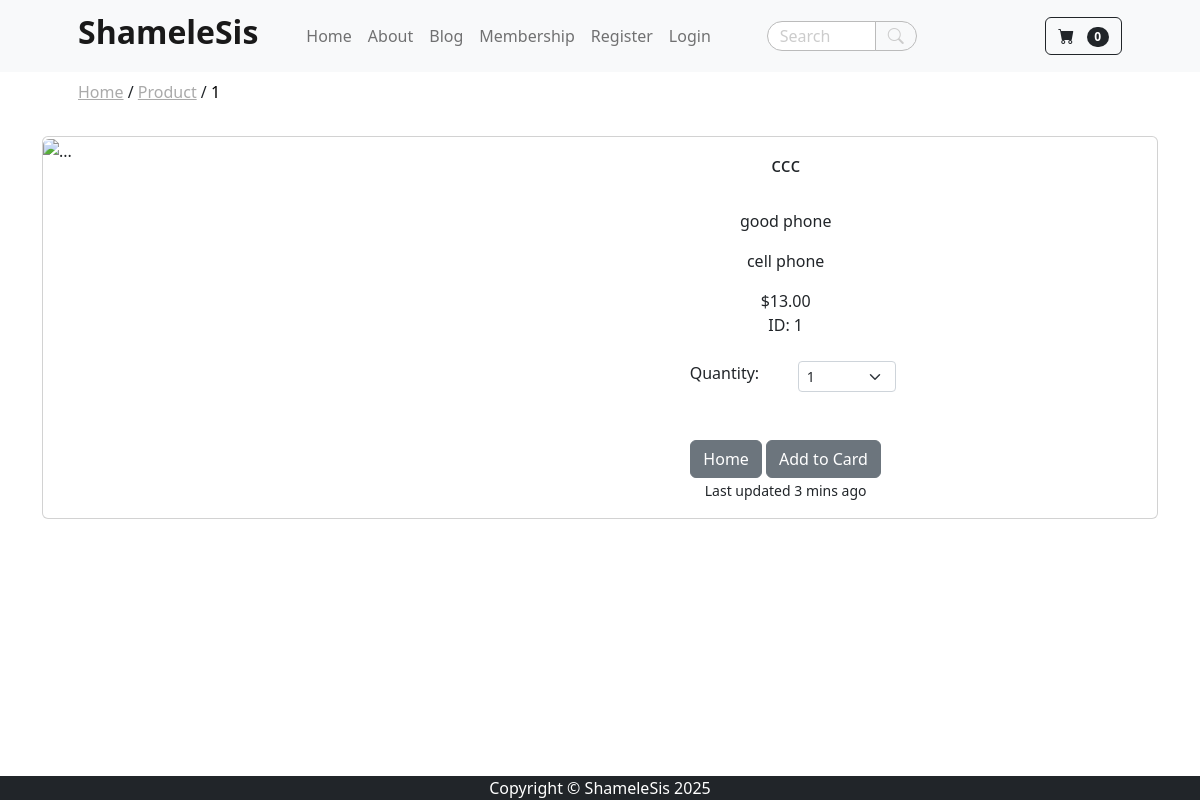
The app's page /product/1, older data.
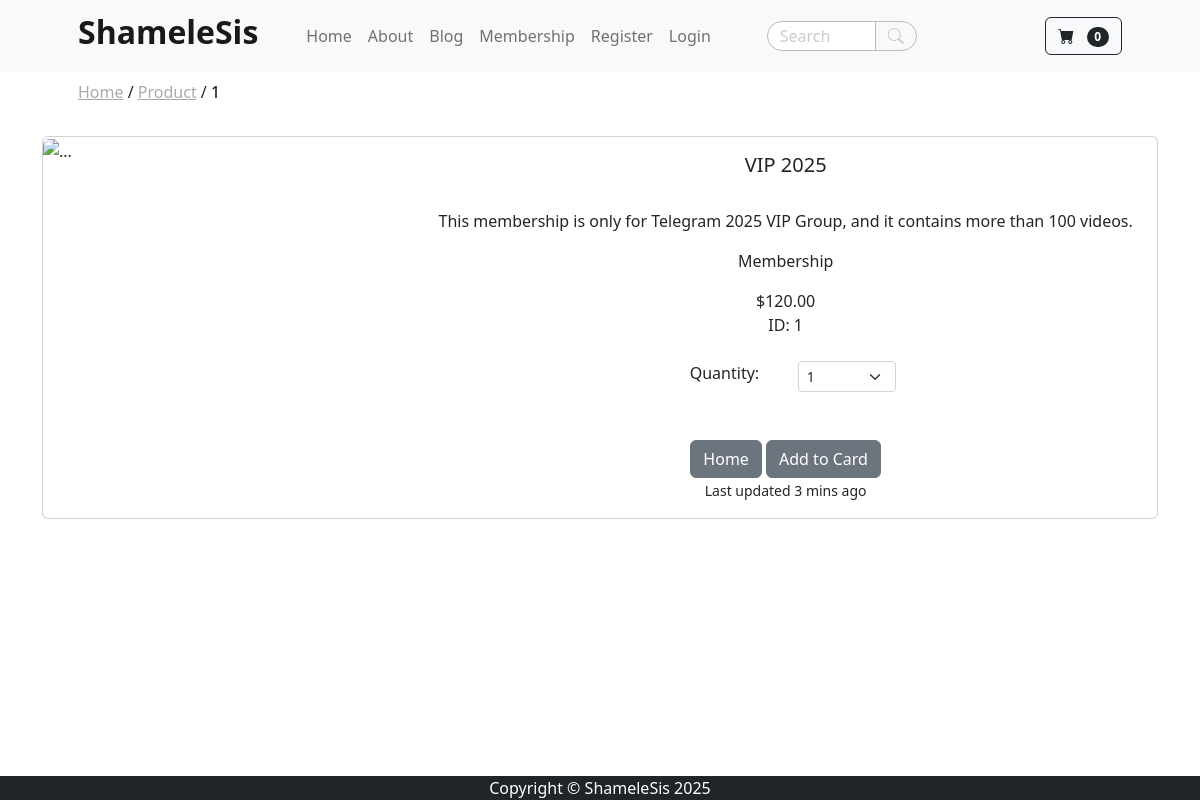
The same page, newer data.
### store/models.py (models this page shows, shortened)
class Product(models.Model):
    name = models.CharField(max_length=100)
    price = models.DecimalField(default=0, decimal_places=2, max_digits=6)
    category = models.ForeignKey(Category, on_delete=models.CASCADE, default=1)
    description = models.CharField(max_length=250, default='', blank=True, null=True)
    image = CloudinaryField('image')
    is_sale = models.BooleanField(default=False)
    sale_price = models.DecimalField(default=0, decimal_places=2, max_digits=6)

class Category(models.Model):
    name = models.CharField(max_length=50)
    def __str__(self):
        return self.name
    class Meta:
        verbose_name_plural = 'categories'

### store/views.py (the view)
# urls.py: path('product/<int:pk>', views.product, name='product'),
def product(request,pk):
    product = Product.objects.get(id=pk)
    return render(request, 'product.html', {'product':product})

### cart/cart.py (called while the page is built)
    def __len__(self):
        return len(self.cart)

### cart/context_processors.py (called while the page is built)
def cart(request):
    return {'cart': Cart(request)}

### store/context_processors.py (called while the page is built)
def base_breadcrumbs(request):
    path = request.path
    parts = path.strip('/').split('/')
    breadcrumbs = []
    url = ''
    for part in parts:
        url += f'/{part}'
        breadcrumbs.append({'name': part.replace('_', ' ').capitalize(), 'url': url})
    return {'breadcrumbs': breadcrumbs}

### store/templatetags/breadcrumbs.py (called while the page is built)
@register.inclusion_tag('breadcrumbs.html')
def show_breadcrumbs(breadcrumbs):
    return {'breadcrumbs': breadcrumbs}

### store/templates/product.html (shortened to what this page needs)
{% extends 'base.html' %}
{% block content %}
<div class="container">
  <br/>
  <div class="card mb-3">
    <div class="row g-0">
      <div class="col-md-4">
        <img src="{{ product.image.url }}" class="img-fluid rounded-start" alt="...">
      </div>
      <div class="col-md-8">
        <div class="card-body">
          <center>
            <h5 class="card-title">{{ product.name }}</h5>
            <br/>
            <p class="card-text justified">{{ product.description }}</p>
            <p class="card-text justified">{{ product.category }}</p>
            {% if product.is_sale %}
              <div class="d-flex justify-content-center small text-warning mb-2">
                <div class="bi-star-fill"></div>
                &nbsp;&nbsp;Sale&nbsp;&nbsp;
                <div class="bi-star-fill"></div>
              </div>
              <strike>${{ product.price }}</strike>
              &nbsp;
              ${{ product.sale_price }}
            {% else %}
              ${{ product.price }}
              <br/>ID: {{ product.id }}
            {% endif %}
            <br/><br/>
            <div class="row justify-content-center">
              <div class="col-md-2">Quantity:</div>
              <div class="col-md-2">
                <select class="form-select form-select-sm" id="qty-cart">
                  <option value="1">1</option>
                </select>
              </div>
            </div>
            <br/><br/>
            <a href="{% url 'home' %}" class="btn btn-secondary">Home</a>
            <button type="button" class="btn btn-secondary"
                    value="{{ product.id }}" id="add-cart">
              Add to Card
            </button>
            <p class="card-text">
              <small class="text-body-secondary">Last updated 3 mins ago</small>
            </p>
          </center>
        </div>
      </div>
    </div>
  </div>
</div>
<br/><br/><br/>
{% endblock %}

Row changes from the older to the newer data that the page shows:
changed Product id 1: name "ccc" → "VIP 2025"; description "good phone" → "This membership is only for Telegram 2025 VIP Group, and it contains more than 100 videos."; category "cell phone" → "Membership"; price "13.00" → "120.00"
